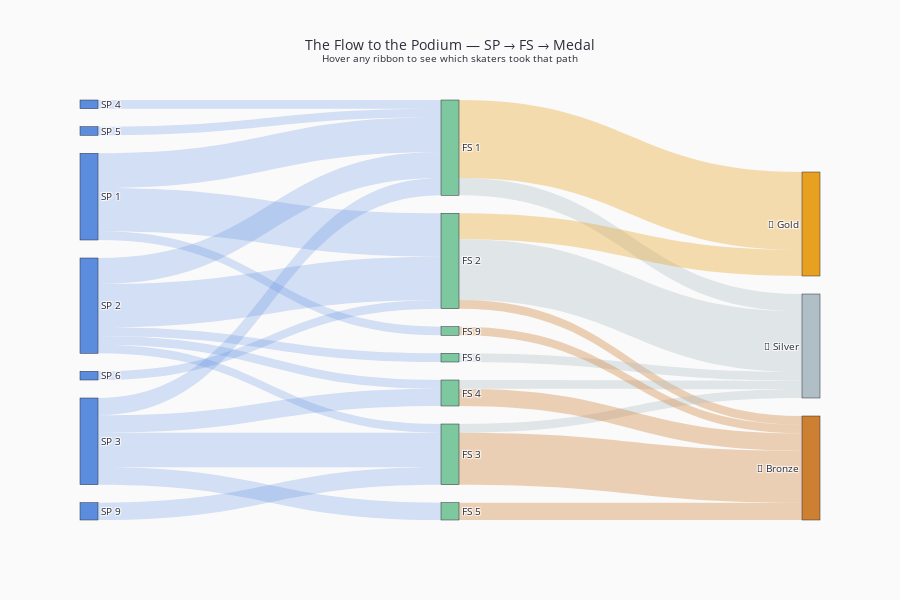

Notebook cell for this chart:
### Markdown cell above
### Visual 2 — How SP Positions Flow Into Final Positions
*Each ribbon shows the path from Short Program rank to Final rank for all medalists. Wider ribbon = more skaters took that path. The crossing ribbons are where the drama lives.*

### Code cell
medalists_s = df_agg[df_agg['medal'].isin([1,2,3])].copy()
medalists_s['sp_rank']    = pd.to_numeric(medalists_s['sp_rank'],    errors='coerce')
medalists_s['fs_rank']    = pd.to_numeric(medalists_s['fs_rank'],    errors='coerce')
medalists_s['final_rank'] = pd.to_numeric(medalists_s['final_rank'], errors='coerce')
medalists_s = medalists_s.dropna(subset=['sp_rank','fs_rank','final_rank'])

medalists_s['sp_rank']    = medalists_s['sp_rank'].clip(upper=10).astype(int)
medalists_s['fs_rank']    = medalists_s['fs_rank'].clip(upper=10).astype(int)
medalists_s['final_rank'] = medalists_s['final_rank'].clip(upper=3).astype(int)

# Short name helper
medalists_s['short_name'] = (
    medalists_s['skater'].str.split().str[0].str.title() +
    " '" + medalists_s['year'].astype(str).str[-2:]
)

sp_ranks    = list(range(1, 11))
fs_ranks    = list(range(1, 11))

node_labels = (
    [f'SP {r}'   for r in sp_ranks] +
    [f'FS {r}'   for r in fs_ranks] +
    ['🥇 Gold', '🥈 Silver', '🥉 Bronze']
)

medal_colors = {1: '#e8a020', 2: '#b0bec5', 3: '#cd7f32'}
node_colors  = (
    ['#5b8cde'] * 10 +
    ['#7ec8a0'] * 10 +
    [medal_colors[1], medal_colors[2], medal_colors[3]]
)

sources, targets, values, link_colors, link_labels = [], [], [], [], []

# SP → FS links with skater names
sp_to_fs = medalists_s.groupby(['sp_rank','fs_rank'])['short_name'].apply(list).reset_index()
for _, row in sp_to_fs.iterrows():
    names = '<br>'.join(row['short_name'])
    sources.append(int(row['sp_rank']) - 1)
    targets.append(10 + int(row['fs_rank']) - 1)
    values.append(len(row['short_name']))
    link_colors.append('rgba(91,140,222,0.25)')
    link_labels.append(f"SP {int(row['sp_rank'])} → FS {int(row['fs_rank'])}<br>{names}")

# FS → Final links with skater names
fs_to_final = medalists_s.groupby(['fs_rank','final_rank'])['short_name'].apply(list).reset_index()
for _, row in fs_to_final.iterrows():
    names = '<br>'.join(row['short_name'])
    c     = medal_colors[int(row['final_rank'])]
    r,g,b = int(c[1:3],16), int(c[3:5],16), int(c[5:7],16)
    sources.append(10 + int(row['fs_rank']) - 1)
    targets.append(20 + int(row['final_rank']) - 1)
    values.append(len(row['short_name']))
    link_colors.append(f'rgba({r},{g},{b},0.35)')
    link_labels.append(f"FS {int(row['fs_rank'])} → {node_labels[20 + int(row['final_rank']) - 1]}<br>{names}")

fig_sankey = go.Figure(go.Sankey(
    arrangement='snap',
    node=dict(
        pad=18,
        thickness=18,
        line=dict(color=SPINE_COLOR, width=0.5),
        label=node_labels,
        color=node_colors,
        hovertemplate='<b>%{label}</b><br>%{value} medalists<extra></extra>'
    ),
    link=dict(
        source=sources,
        target=targets,
        value=values,
        color=link_colors,
        label=link_labels,         # ← names show on hover
        hovertemplate='%{label}<extra></extra>'
    )
))

fig_sankey.update_layout(
    title=dict(
        text='The Flow to the Podium — SP → FS → Medal<br>'
             '<sup>Hover any ribbon to see which skaters took that path</sup>',
        font=dict(size=14, color=SPINE_COLOR), x=0.5, xanchor='center'
    ),
    paper_bgcolor=BG_COLOR,
    font=dict(size=10, color=SPINE_COLOR),
    hoverlabel=dict(bgcolor='white', bordercolor=SPINE_COLOR, font_size=12),
    width=900, height=600
)
fig_sankey.show(renderer='vscode')

### Figure 1 — Plotly figure (JSON) as saved in the notebook; plotly's stock layout.template omitted (floating-point values rounded to 4 significant figures)
{"data": [{"arrangement": "snap", "link": {"color": ["rgba(91,140,222,0.25)", "rgba(91,140,222,0.25)", "rgba(91,140,222,0.25)", "rgba(91,140,222,0.25)", "rgba(91,140,222,0.25)", "rgba(91,140,222,0.25)", "rgba(91,140,222,0.25)", "rgba(91,140,222,0.25)", "rgba(91,140,222,0.25)", "rgba(91,140,222,0.25)", "rgba(91,140,222,0.25)", "rgba(91,140,222,0.25)", "rgba(91,140,222,0.25)", "rgba(91,140,222,0.25)", "rgba(91,140,222,0.25)", "rgba(91,140,222,0.25)", "rgba(232,160,32,0.35)", "rgba(176,190,197,0.35)", "rgba(232,160,32,0.35)", "rgba(176,190,197,0.35)", "rgba(205,127,50,0.35)", "rgba(176,190,197,0.35)", "rgba(205,127,50,0.35)", "rgba(176,190,197,0.35)", "rgba(205,127,50,0.35)", "rgba(205,127,50,0.35)", "rgba(176,190,197,0.35)", "rgba(205,127,50,0.35)"], "hovertemplate": "%{label}<extra></extra>", "label": ["SP 1 → FS 1<br>Chen '22<br>Hanyu '14<br>Kim '10<br>Plushenko '06", "SP 1 → FS 2<br>Hanyu '18<br>Zagitova '18<br>Kim '14<br>Plushenko '10<br>Cohen '06", "SP 1 → FS 9<br>Nakai '26", "SP 2 → FS 1<br>Medvedeva '18<br>Sotnikova '14<br>Lysacek '10", "SP 2 → FS 2<br>Sakamoto '26<br>Kagiyama '22<br>Shcherbakova '22<br>Chan '14<br>Asada '10", "SP 2 → FS 3<br>Slutskaya '06", "SP 2 → FS 4<br>Fernandez '18", "SP 2 → FS 6<br>Kagiyama '26", "SP 3 → FS 1<br>Liu '26<br>Arakawa '06", "SP 3 → FS 3<br>Sakamoto '22<br>Uno '18<br>Osmond '18<br>Rochette '10", "SP 3 → FS 4<br>Kostner '14<br>Lambiel '06", "SP 3 → FS 5<br>Uno '22<br>Takahashi '10", "SP 4 → FS 1<br>Trusova '22", "SP 5 → FS 1<br>Shaidorov '26", "SP 6 → FS 2<br>Buttle '06", "SP 9 → FS 3<br>Sato '26<br>Ten '14", "FS 1 → 🥇 Gold<br>Shaidorov '26<br>Liu '26<br>Chen '22<br>Hanyu '14<br>Sotnikova '14<br>Lysacek '10<br>Kim '10<br>Plushenko '06<br>Arakawa '06", "FS 1 → 🥈 Silver<br>Trusova '22<br>Medvedeva '18", "FS 2 → 🥇 Gold<br>Shcherbakova '22<br>Hanyu '18<br>Zagitova '18", "FS 2 → 🥈 Silver<br>Sakamoto '26<br>Kagiyama '22<br>Chan '14<br>Kim '14<br>Plushenko '10<br>Asada '10<br>Cohen '06", "FS 2 → 🥉 Bronze<br>Buttle '06", "FS 3 → 🥈 Silver<br>Uno '18", "FS 3 → 🥉 Bronze<br>Sato '26<br>Sakamoto '22<br>Osmond '18<br>Ten '14<br>Rochette '10<br>Slutskaya '06", "FS 4 → 🥈 Silver<br>Lambiel '06", "FS 4 → 🥉 Bronze<br>Fernandez '18<br>Kostner '14", "FS 5 → 🥉 Bronze<br>Uno '22<br>Takahashi '10", "FS 6 → 🥈 Silver<br>Kagiyama '26", "FS 9 → 🥉 Bronze<br>Nakai '26"], "source": [0, 0, 0, 1, 1, 1, 1, 1, 2, 2, 2, 2, 3, 4, 5, 8, 10, 10, 11, 11, 11, 12, 12, 13, 13, 14, 15, 18], "target": [10, 11, 18, 10, 11, 12, 13, 15, 10, 12, 13, 14, 10, 10, 11, 12, 20, 21, 20, 21, 22, 21, 22, 21, 22, 22, 21, 22], "value": [4, 5, 1, 3, 5, 1, 1, 1, 2, 4, 2, 2, 1, 1, 1, 2, 9, 2, 3, 7, 1, 1, 6, 1, 2, 2, 1, 1]}, "node": {"color": ["#5b8cde", "#5b8cde", "#5b8cde", "#5b8cde", "#5b8cde", "#5b8cde", "#5b8cde", "#5b8cde", "#5b8cde", "#5b8cde", "#7ec8a0", "#7ec8a0", "#7ec8a0", "#7ec8a0", "#7ec8a0", "#7ec8a0", "#7ec8a0", "#7ec8a0", "#7ec8a0", "#7ec8a0", "#e8a020", "#b0bec5", "#cd7f32"], "hovertemplate": "<b>%{label}</b><br>%{value} medalists<extra></extra>", "label": ["SP 1", "SP 2", "SP 3", "SP 4", "SP 5", "SP 6", "SP 7", "SP 8", "SP 9", "SP 10", "FS 1", "FS 2", "FS 3", "FS 4", "FS 5", "FS 6", "FS 7", "FS 8", "FS 9", "FS 10", "🥇 Gold", "🥈 Silver", "🥉 Bronze"], "line": {"color": "#2c2c3a", "width": 0.5}, "pad": 18, "thickness": 18}, "type": "sankey"}], "layout": {"font": {"color": "#2c2c3a", "size": 10}, "height": 600, "hoverlabel": {"bgcolor": "white", "bordercolor": "#2c2c3a", "font": {"size": 12}}, "paper_bgcolor": "#fafafa", "title": {"font": {"color": "#2c2c3a", "size": 14}, "text": "The Flow to the Podium — SP → FS → Medal<br><sup>Hover any ribbon to see which skaters took that path</sup>", "x": 0.5, "xanchor": "center"}, "width": 900}}
